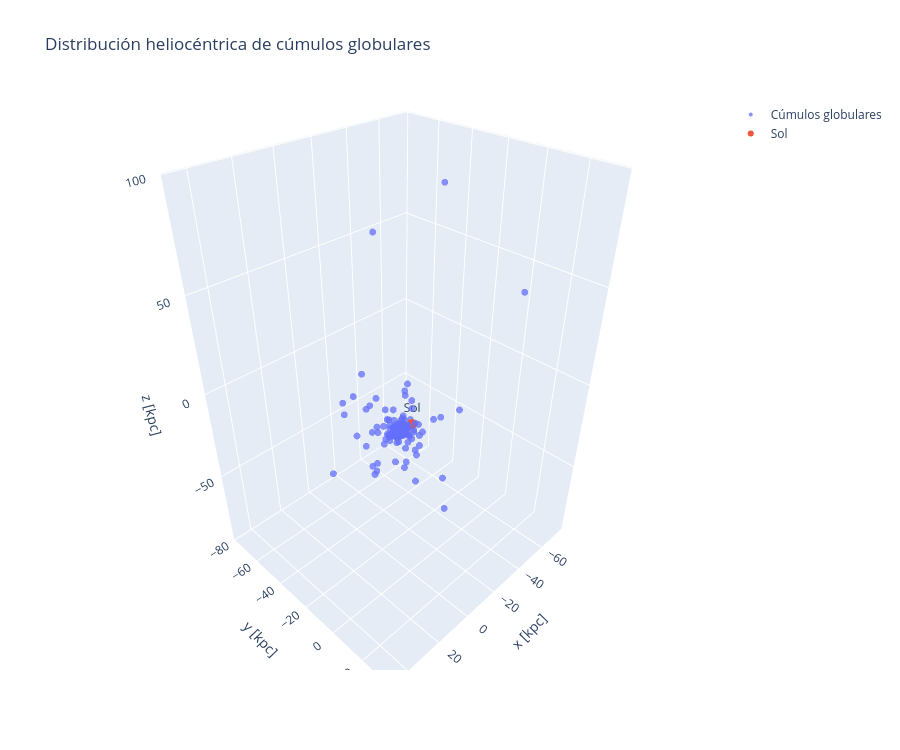

The notebook cell saved with this chart:
### Code cell
fig = go.Figure()

# ---------------------------------------------
# Cúmulos globulares
# ---------------------------------------------
fig.add_trace(
    go.Scatter3d(
        x=gc_xyz["x"],
        y=gc_xyz["y"],
        z=gc_xyz["z"],

        mode="markers",

        marker=dict(
            size=4,
            opacity=0.75
        ),

        text=gc_xyz["ID"],

        hovertemplate=(
            "<b>%{text}</b><br>"
            "x = %{x:.2f} kpc<br>"
            "y = %{y:.2f} kpc<br>"
            "z = %{z:.2f} kpc"
            "<extra></extra>"
        ),

        name="Cúmulos globulares"
    )
)

# ---------------------------------------------
# Sol
# ---------------------------------------------
fig.add_trace(
    go.Scatter3d(
        x=[0],
        y=[0],
        z=[0],

        mode="markers+text",

        marker=dict(
            size=6,
            symbol="circle"
        ),

        text=["Sol"],
        textposition="top center",

        name="Sol"
    )
)

# ---------------------------------------------
# Diseño
# ---------------------------------------------
fig.update_layout(

    title="Distribución heliocéntrica de cúmulos globulares",

    scene=dict(

        xaxis_title="x [kpc]",
        yaxis_title="y [kpc]",
        zaxis_title="z [kpc]",

        aspectmode="data"
    ),

    width=900,
    height=750
)

fig.show()

### Figure 1 — Plotly figure (JSON) as saved in the notebook; plotly's stock layout.template omitted (floating-point values rounded to 4 significant figures; data arrays with more than 128 entries replaced by an {"elided": "..."} marker saying what was removed)
{"data": [{"hovertemplate": "<b>%{text}</b><br>x = %{x:.2f} kpc<br>y = %{y:.2f} kpc<br>z = %{z:.2f} kpc<extra></extra>", "marker": {"opacity": 0.75, "size": 4}, "mode": "markers", "name": "Cúmulos globulares", "text": {"elided": "145 str values"}, "type": "scatter3d", "x": {"elided": "145 float values"}, "y": {"elided": "145 float values"}, "z": {"elided": "145 float values"}}, {"marker": {"size": 6, "symbol": "circle"}, "mode": "markers+text", "name": "Sol", "text": ["Sol"], "textposition": "top center", "type": "scatter3d", "x": [0], "y": [0], "z": [0]}], "layout": {"height": 750, "scene": {"aspectmode": "data", "xaxis": {"title": {"text": "x [kpc]"}}, "yaxis": {"title": {"text": "y [kpc]"}}, "zaxis": {"title": {"text": "z [kpc]"}}}, "title": {"text": "Distribución heliocéntrica de cúmulos globulares"}, "width": 900}}
